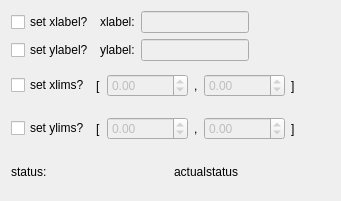
<?xml version="1.0" encoding="UTF-8"?>
<ui version="4.0">
 <class>WizardPage</class>
 <widget class="QWizardPage" name="WizardPage">
  <property name="geometry">
   <rect>
    <x>0</x>
    <y>0</y>
    <width>341</width>
    <height>201</height>
   </rect>
  </property>
  <property name="windowTitle">
   <string>WizardPage</string>
  </property>
  <layout class="QVBoxLayout" name="verticalLayout">
   <item>
    <layout class="QHBoxLayout" name="xlab_layout">
     <item>
      <widget class="QCheckBox" name="xlabCheckBox">
       <property name="text">
        <string>set xlabel?</string>
       </property>
      </widget>
     </item>
     <item>
      <widget class="QLabel" name="label_3">
       <property name="text">
        <string>xlabel:</string>
       </property>
       <property name="buddy">
        <cstring>xlab_le</cstring>
       </property>
      </widget>
     </item>
     <item>
      <widget class="QLineEdit" name="xlab_le">
       <property name="enabled">
        <bool>false</bool>
       </property>
       <property name="text">
        <string/>
       </property>
      </widget>
     </item>
     <item>
      <spacer name="horizontalSpacer_7">
       <property name="orientation">
        <enum>Qt::Horizontal</enum>
       </property>
       <property name="sizeHint" stdset="0">
        <size>
         <width>40</width>
         <height>20</height>
        </size>
       </property>
      </spacer>
     </item>
    </layout>
   </item>
   <item>
    <layout class="QHBoxLayout" name="ylab_layout">
     <item>
      <widget class="QCheckBox" name="ylabCheckBox">
       <property name="text">
        <string>set ylabel?</string>
       </property>
      </widget>
     </item>
     <item>
      <widget class="QLabel" name="label_2">
       <property name="text">
        <string>ylabel:</string>
       </property>
       <property name="buddy">
        <cstring>ylab_le</cstring>
       </property>
      </widget>
     </item>
     <item>
      <widget class="QLineEdit" name="ylab_le">
       <property name="enabled">
        <bool>false</bool>
       </property>
       <property name="text">
        <string/>
       </property>
      </widget>
     </item>
     <item>
      <spacer name="horizontalSpacer_8">
       <property name="orientation">
        <enum>Qt::Horizontal</enum>
       </property>
       <property name="sizeHint" stdset="0">
        <size>
         <width>40</width>
         <height>20</height>
        </size>
       </property>
      </spacer>
     </item>
    </layout>
   </item>
   <item>
    <layout class="QHBoxLayout" name="xlim_layout">
     <item>
      <widget class="QCheckBox" name="xlimCheckBox">
       <property name="toolTip">
        <string>x axis limits. If not checked, the function tries to set the xaxis limits to some sensible values.</string>
       </property>
       <property name="text">
        <string>set xlims?</string>
       </property>
      </widget>
     </item>
     <item>
      <layout class="QHBoxLayout" name="horizontalLayout">
       <item>
        <widget class="QLabel" name="label_7">
         <property name="text">
          <string>[</string>
         </property>
        </widget>
       </item>
       <item>
        <widget class="QDoubleSpinBox" name="xlimLowSpinBox">
         <property name="enabled">
          <bool>false</bool>
         </property>
         <property name="minimum">
          <double>-10000.000000000000000</double>
         </property>
         <property name="maximum">
          <double>10000.000000000000000</double>
         </property>
         <property name="singleStep">
          <double>0.100000000000000</double>
         </property>
        </widget>
       </item>
       <item>
        <widget class="QLabel" name="label_11">
         <property name="text">
          <string>,</string>
         </property>
        </widget>
       </item>
       <item>
        <widget class="QDoubleSpinBox" name="xlimHighSpinBox">
         <property name="enabled">
          <bool>false</bool>
         </property>
         <property name="minimum">
          <double>-10000.000000000000000</double>
         </property>
         <property name="maximum">
          <double>10000.000000000000000</double>
         </property>
         <property name="singleStep">
          <double>0.100000000000000</double>
         </property>
        </widget>
       </item>
       <item>
        <widget class="QLabel" name="label_9">
         <property name="text">
          <string>]</string>
         </property>
        </widget>
       </item>
      </layout>
     </item>
     <item>
      <spacer name="horizontalSpacer_5">
       <property name="orientation">
        <enum>Qt::Horizontal</enum>
       </property>
       <property name="sizeHint" stdset="0">
        <size>
         <width>38</width>
         <height>20</height>
        </size>
       </property>
      </spacer>
     </item>
    </layout>
   </item>
   <item>
    <layout class="QHBoxLayout" name="ylim_layout_2">
     <item>
      <widget class="QCheckBox" name="ylimCheckBox">
       <property name="toolTip">
        <string>y axis limits. If not checked, the function tries to set the yaxis limits to some sensible values.</string>
       </property>
       <property name="text">
        <string>set ylims?</string>
       </property>
      </widget>
     </item>
     <item>
      <layout class="QHBoxLayout" name="ylim_layout">
       <item>
        <widget class="QLabel" name="label_8">
         <property name="text">
          <string>[</string>
         </property>
        </widget>
       </item>
       <item>
        <widget class="QDoubleSpinBox" name="ylimLowSpinBox">
         <property name="enabled">
          <bool>false</bool>
         </property>
         <property name="minimum">
          <double>-10000.000000000000000</double>
         </property>
         <property name="maximum">
          <double>10000.000000000000000</double>
         </property>
         <property name="singleStep">
          <double>0.100000000000000</double>
         </property>
        </widget>
       </item>
       <item>
        <widget class="QLabel" name="label_12">
         <property name="text">
          <string>,</string>
         </property>
        </widget>
       </item>
       <item>
        <widget class="QDoubleSpinBox" name="ylimHighSpinBox">
         <property name="enabled">
          <bool>false</bool>
         </property>
         <property name="minimum">
          <double>-10000.000000000000000</double>
         </property>
         <property name="maximum">
          <double>10000.000000000000000</double>
         </property>
         <property name="singleStep">
          <double>0.100000000000000</double>
         </property>
        </widget>
       </item>
       <item>
        <widget class="QLabel" name="label_10">
         <property name="text">
          <string>]</string>
         </property>
        </widget>
       </item>
      </layout>
     </item>
     <item>
      <spacer name="horizontalSpacer_6">
       <property name="orientation">
        <enum>Qt::Horizontal</enum>
       </property>
       <property name="sizeHint" stdset="0">
        <size>
         <width>38</width>
         <height>20</height>
        </size>
       </property>
      </spacer>
     </item>
    </layout>
   </item>
   <item>
    <layout class="QHBoxLayout" name="horizontalLayout_10">
     <item>
      <widget class="QLabel" name="label25">
       <property name="text">
        <string>status: </string>
       </property>
      </widget>
     </item>
     <item>
      <widget class="QLabel" name="status_lbl">
       <property name="text">
        <string>actualstatus</string>
       </property>
      </widget>
     </item>
    </layout>
   </item>
  </layout>
 </widget>
 <resources/>
 <connections/>
</ui>
